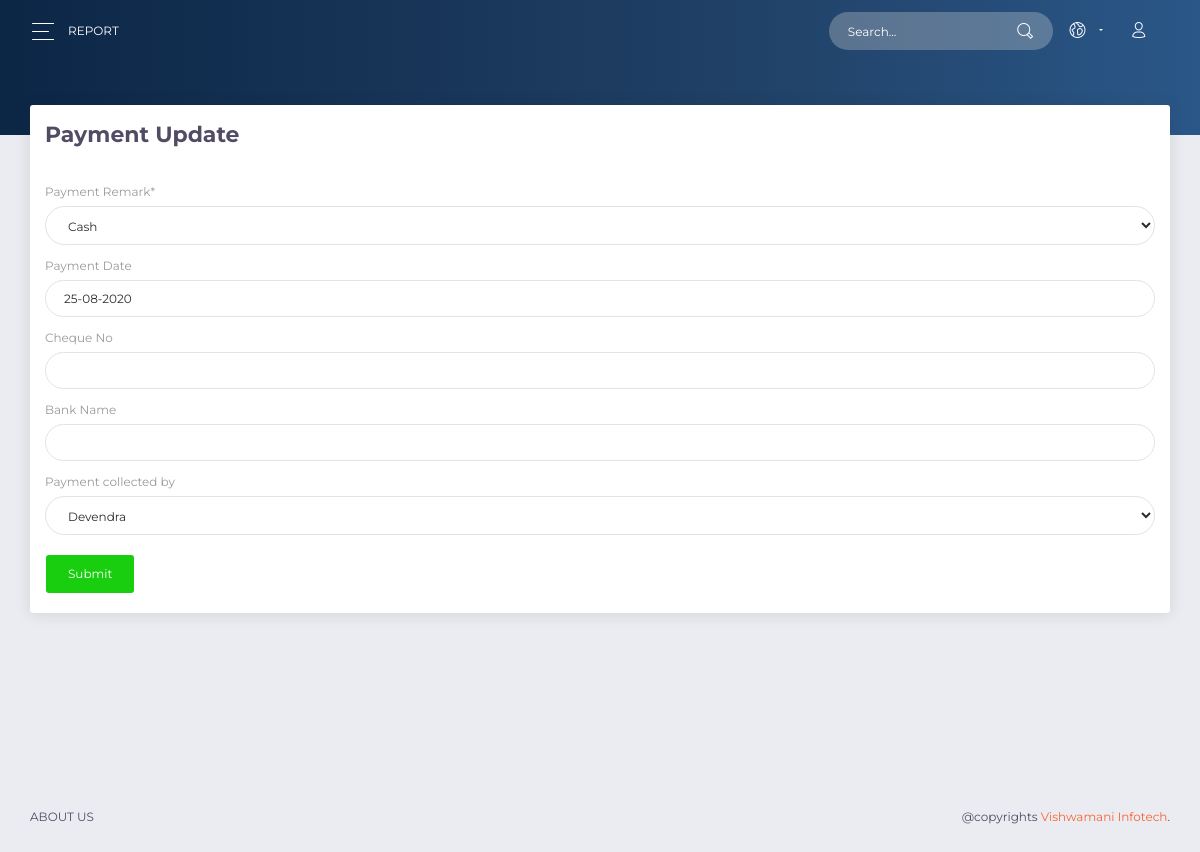
Page /retailer/report/edit/1 (signed in) on the committed database.
### Retailer/models.py (models this page shows, shortened)
class Report(models.Model):
    cr_date = models.DateTimeField(auto_now_add=True)
    Payment_Fill_Date = models.DateField()
    PRM_ID = models.IntegerField()
    Retailer_Name = models.CharField(max_length=100)
    Amount = models.IntegerField()
    Rifill_mode = models.CharField(max_length=20, default='AUTOREFILL MORNING', choices=(('AUTOREFILL MORNING','AUTOREFILL MORNING'),('AUTOREFILL AFTERNOON','AUTOREFILL AFTERNOON')))
    Payment_Remark = models.CharField(max_length=10, default = 'Pending',choices = (('Pending','Pending'),('Cash','Cash'),('Cheque','Cheque'),('UPI','UPI'),('NEFT','NEFT')))
    Payment_Date = models.DateField(null=True,blank=True)
    Cheque_No = models.IntegerField(null=True,blank=True)
    Bank_Name = models.CharField(max_length=100,null=True,blank=True)
    Distributor_Remark = models.CharField(max_length=100, default='Pending', null=True, blank=True, choices=(('Pending','Pending'),('Cheque_Bounce','Cheque_Bounce'),('Received','Received')))
    Payment_collected_by =models.ForeignKey(to=FOS , default= 1,on_delete=models.SET_DEFAULT, null=True, blank=True)

### Retailer/views.py (the view)
# urls.py: path('report/edit/<int:pk>',views.ReportUpdateView.as_view(success_url="/retailer/home/")),
@method_decorator(login_required , name = 'dispatch')
class ReportUpdateView(UpdateView):
    model = Report
    fields  = ["Payment_Remark","Payment_Date","Cheque_No","Bank_Name","Payment_collected_by"]

### Row_Data/models.py (called while the page is built)
    def __str__(self):
        return self.Fos_name

### Retailer/templates/Retailer/report_form.html (shortened to what this page needs)
<!DOCTYPE html>
<html lang="en">
{% load crispy_forms_tags %}
<head>
  <link rel="stylesheet" href="https://use.fontawesome.com/releases/v5.7.1/css/all.css">
  <link href="/static/assets/css/bootstrap.min.css" rel="stylesheet" />
  <link href="/static/assets/css/now-ui-dashboard.css?v=1.5.0" rel="stylesheet" />
  <link href="/static/assets/demo/demo.css" rel="stylesheet" />
  <link href="/static/style.css" rel="stylesheet" />
  <link href="/static/style3.css" rel="stylesheet" />
</head>
<body class="user-profile">
  <div class="wrapper ">
    <div class="main-panel" id="main-panel">
      <nav class="navbar navbar-expand-lg navbar-transparent  bg-primary  navbar-absolute">
        <div class="container-fluid">
          <div class="navbar-wrapper">
            <div class="navbar-toggle">
              <button type="button" class="navbar-toggler">
                <span class="navbar-toggler-bar bar1"></span>
                <span class="navbar-toggler-bar bar2"></span>
                <span class="navbar-toggler-bar bar3"></span>
              </button>
            </div>
            <a class="navbar-brand" href="#pablo">Report</a>
          </div>
          <div class="collapse navbar-collapse justify-content-end" id="navigation">
            <form>
              <div class="input-group no-border">
                <input type="text" value="" class="form-control" placeholder="Search...">
                <div class="input-group-append">
                  <div class="input-group-text">
                    <i class="now-ui-icons ui-1_zoom-bold"></i>
                  </div>
                </div>
              </div>
            </form>
            <ul class="navbar-nav">
              <li class="nav-item dropdown">
                <a class="nav-link dropdown-toggle" id="navbarDropdownMenuLink" data-toggle="dropdown" aria-haspopup="true" aria-expanded="false">
                  <i class="now-ui-icons location_world"></i>
                </a>
              </li>
              <li class="nav-item">
                <a class="nav-link" href="/accounts/logout">
                  <i class="now-ui-icons users_single-02"></i>
                </a>
              </li>
            </ul>
          </div>
        </div>
      </nav>
      <div class="panel-header panel-header-sm">
      </div>
      <div class="content">
        <div class="row">
          <div class="col-md-12">
            <div class="card">
              <div class="card-header">
                <h5 class="title">Payment Update</h5>
              </div>
              <div class="card-body">
                <form method="post" novalidate enctype="multipart/form-data">
    {{ form|crispy }}
    <button type="submit" class="btn btn-success">Submit</button>
  </form>
              </div>
            </div>
          </div>
        </div>
      </div>
     <footer class="footer">
        <div class=" container-fluid ">
          <nav>
            <ul>
              <li>
                <a href="https://www.vishwamanisolutions.in/about-us/">
                  About Us
                </a>
              </li>
            </ul>
          </nav>
          <div class="copyright" id="copyright">
           @copyrights <a href="https://www.vishwamanisolutions.in" target="_blank">Vishwamani Infotech</a>.
          </div>
        </div>
      </footer>
    </div>
  </div>
</body>
<link rel="stylesheet" type="text/css" href="https://cdn.jsdelivr.net/npm/daterangepicker/daterangepicker.css" />
 <link href="/static/style.css" rel="stylesheet" />
</html>

### Retailer/static/style.css (style rules this page uses)
body { background: #f8f8fd; color: #514B64; min-height: 100vh; }

### rows in the picture
Report: Payment_Remark "Cash", Payment_Date "25-08-2020", Payment_collected_by "Devendra"
